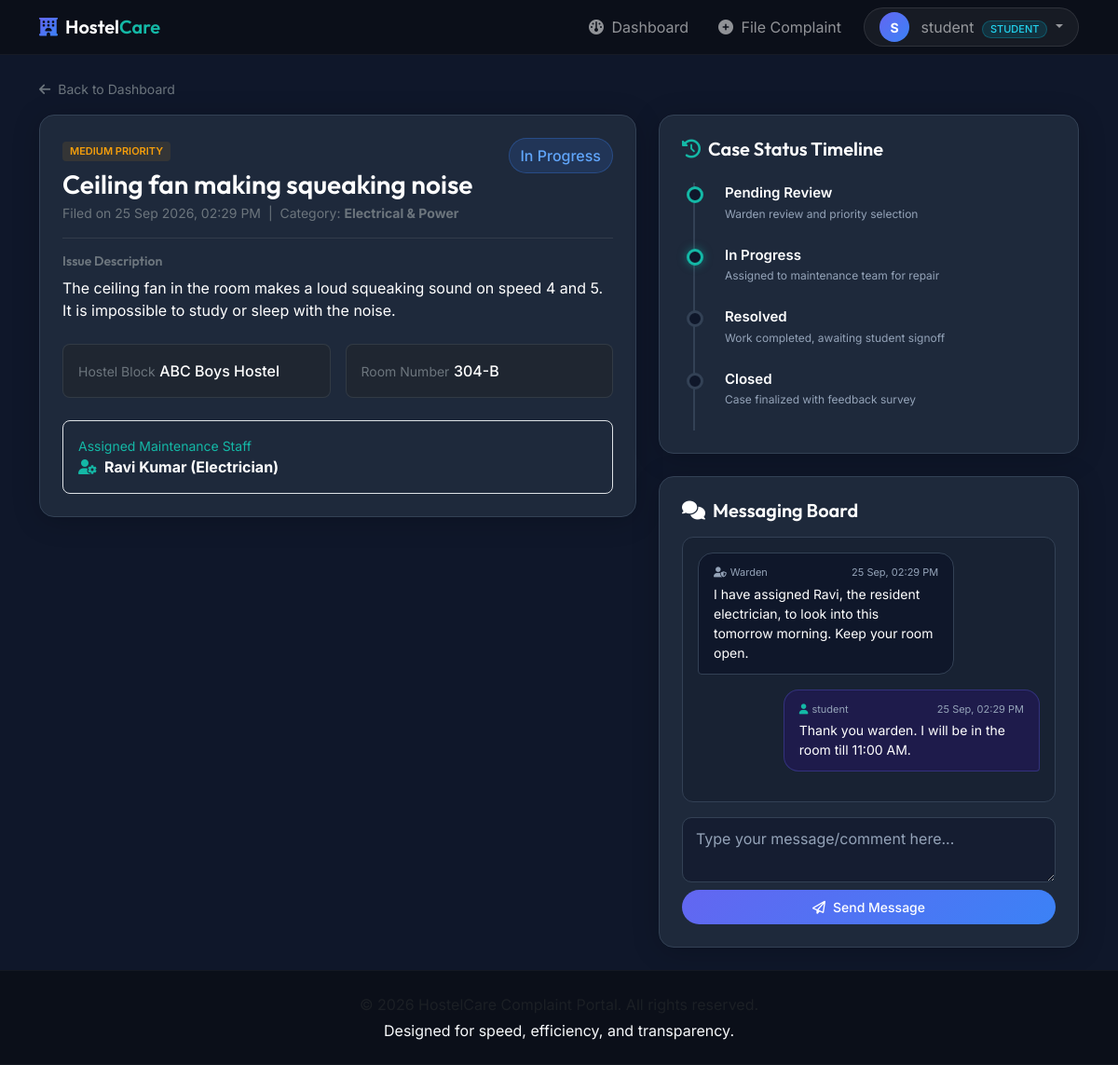
The app's page /complaint/19/ (signed in) with its own data.
### complaints/models.py (models this page shows, shortened)
class Profile(models.Model):
    user = models.OneToOneField(User, on_delete=models.CASCADE, related_name='profile')
    role = models.CharField(max_length=10, choices=ROLE_CHOICES, default='student')
    hostel = models.ForeignKey(Hostel, on_delete=models.SET_NULL, null=True, blank=True, related_name='students')
    roll_no = models.CharField(max_length=20, blank=True, verbose_name="Roll Number")
    room_no = models.CharField(max_length=10, blank=True, verbose_name="Room Number")
    hostel_block = models.CharField(max_length=30, blank=True, verbose_name="Hostel Block / Name")
    phone = models.CharField(max_length=15, blank=True, verbose_name="Phone Number")
    avatar = models.ImageField(upload_to='avatars/', blank=True, null=True)
    @property
    def is_warden(self):
        return self.role == 'warden' or self.user.is_superuser or self.user.is_staff
    @property
    def display_role(self):
        if self.is_warden:
            return "Warden"
        return "Student"
    @property
    def role_badge_class(self):
        if self.is_warden:
            return "warden"
        return "student"

class Complaint(models.Model):
    student = models.ForeignKey(User, on_delete=models.CASCADE, related_name='complaints')
    hostel = models.ForeignKey(Hostel, on_delete=models.SET_NULL, null=True, blank=True, related_name='complaints')
    title = models.CharField(max_length=100)
    category = models.CharField(max_length=20, choices=CATEGORY_CHOICES, default='others')
    priority = models.CharField(max_length=10, choices=PRIORITY_CHOICES, default='medium')
    description = models.TextField()
    room_no = models.CharField(max_length=10, verbose_name="Room Number")
    hostel_block = models.CharField(max_length=30, verbose_name="Hostel Block")
    attachment = models.ImageField(upload_to='complaints/', blank=True, null=True, verbose_name="Photo Proof")
    status = models.CharField(max_length=20, choices=STATUS_CHOICES, default='pending')
    assigned_staff = models.CharField(max_length=100, blank=True, verbose_name="Assigned Staff / Technician")
    created_at = models.DateTimeField(auto_now_add=True)
    updated_at = models.DateTimeField(auto_now=True)
    rating = models.IntegerField(blank=True, null=True, choices=[(i, str(i)) for i in range(1, 6)], verbose_name="Resolution Rating")
    feedback = models.TextField(blank=True, verbose_name="Feedback Details")
    class Meta:
        ordering = ['-created_at']

class Comment(models.Model):
    complaint = models.ForeignKey(Complaint, on_delete=models.CASCADE, related_name='comments')
    author = models.ForeignKey(User, on_delete=models.CASCADE)
    message = models.TextField()
    created_at = models.DateTimeField(auto_now_add=True)
    is_internal = models.BooleanField(default=False, verbose_name="Internal Warden Note")
    class Meta:
        ordering = ['created_at']

### complaints/views.py (the view, shortened to what this page needs)
# urls.py: path('complaint/<int:pk>/', views.complaint_detail, name='complaint_detail'),
@login_required
def complaint_detail(request, pk):
    complaint = get_object_or_404(Complaint, pk=pk)
    if not is_warden(request.user) and complaint.student != request.user:
        messages.error(request, "You do not have permission to view this complaint.")
        return redirect('dashboard')
    if is_warden(request.user):
        comments = complaint.comments.all()
    else:
        comments = complaint.comments.filter(is_internal=False)
    action_form = None
    comment_form = CommentForm()
    feedback_form = None
    if is_warden(request.user):
        action_form = WardenComplaintActionForm(instance=complaint)
    elif complaint.status == 'resolved':
        feedback_form = FeedbackForm(instance=complaint)
    context = {
        'complaint': complaint,
        'comments': comments,
        'action_form': action_form,
        'comment_form': comment_form,
        'feedback_form': feedback_form,
        'is_warden': is_warden(request.user),
    }
    return render(request, 'complaints/complaint_detail.html', context)

### complaints/templates/complaints/complaint_detail.html (shortened to what this page needs)
{% extends 'complaints/base.html' %}
{% load static %}
{% block content %}
<div class="container">
    <div class="mb-3">
        <a href="{% url 'dashboard' %}" class="text-secondary text-decoration-none small">
            <i class="fa-solid fa-arrow-left me-2"></i>Back to Dashboard
        </a>
    </div>
    <div class="row g-4">
        <div class="col-lg-7">
            <div class="glass-card p-4 mb-4">
                <div class="d-flex justify-content-between align-items-start gap-2 mb-3">
                    <div>
                        <span class="badge-priority {{ complaint.priority }} mb-2 d-inline-block">
                            {{ complaint.get_priority_display }} Priority
                        </span>
                        <h3 class="text-white mb-1">{{ complaint.title }}</h3>
                        <p class="text-secondary small mb-0">
                            Filed on {{ complaint.created_at|date:"d M Y, h:i A" }} &nbsp;|&nbsp; Category: <strong>{{ complaint.get_category_display }}</strong>
                        </p>
                    </div>
                    <span class="badge-status {{ complaint.status }} fs-6">
                        {{ complaint.get_status_display }}
                    </span>
                </div>
                <hr class="border-secondary opacity-25">
                <div class="mb-4">
                    <h6 class="text-secondary small uppercase fw-semibold mb-2">Issue Description</h6>
                    <p class="text-white text-pre-wrap">{{ complaint.description }}</p>
                </div>
                <div class="row g-3 mb-4">
                    <div class="col-sm-6">
                        <div class="p-3 bg-dark bg-opacity-50 border border-secondary border-opacity-25 rounded-3">
                            <span class="text-secondary small block">Hostel Block</span>
                            <span class="text-white fw-medium">{{ complaint.hostel_block }}</span>
                        </div>
                    </div>
                    <div class="col-sm-6">
                        <div class="p-3 bg-dark bg-opacity-50 border border-secondary border-opacity-25 rounded-3">
                            <span class="text-secondary small block">Room Number</span>
                            <span class="text-white fw-medium">{{ complaint.room_no }}</span>
                        </div>
                    </div>
                </div>
                {% if complaint.assigned_staff %}
                <div class="p-3 bg-teal bg-opacity-10 border border-teal border-opacity-25 rounded-3 mt-4">
                    <span class="text-teal small d-block">Assigned Maintenance Staff</span>
                    <strong class="text-white"><i class="fa-solid fa-user-gear me-2 text-teal"></i>{{ complaint.assigned_staff }}</strong>
                </div>
                {% endif %}
            </div>
        </div>
        <div class="col-lg-5">
            <div class="glass-card p-4 mb-4">
                <h5 class="text-white mb-4"><i class="fa-solid fa-clock-rotate-left text-teal me-2"></i>Case Status Timeline</h5>
                <div class="timeline-track">
                    <div class="timeline-item completed {% if complaint.status == 'pending' %}active{% endif %}">
                        <div class="timeline-title text-white">Pending Review</div>
                        <div class="timeline-time">Warden review and priority selection</div>
                    </div>
                    <div class="timeline-item {% if complaint.status == 'in_progress' or complaint.status == 'resolved' or complaint.status == 'closed' %}completed{% endif %} {% if complaint.status == 'in_progress' %}active{% endif %}">
                        <div class="timeline-title text-white">In Progress</div>
                        <div class="timeline-time">Assigned to maintenance team for repair</div>
                    </div>
                    <div class="timeline-item {% if complaint.status == 'resolved' or complaint.status == 'closed' %}completed{% endif %} {% if complaint.status == 'resolved' %}active{% endif %}">
                        <div class="timeline-title text-white">Resolved</div>
                        <div class="timeline-time">Work completed, awaiting student signoff</div>
                    </div>
                    <div class="timeline-item {% if complaint.status == 'closed' %}completed active{% endif %}">
                        <div class="timeline-title text-white">Closed</div>
                        <div class="timeline-time">Case finalized with feedback survey</div>
                    </div>
                </div>
            </div>
            <div class="glass-card p-4">
                <h5 class="text-white mb-3"><i class="fa-solid fa-comments text-indigo me-2"></i>Messaging Board</h5>
                <div class="chat-container mb-3">
                    {% if comments %}
                        {% for comment in comments %}
                            {% if comment.is_internal %}
                                <div class="chat-bubble internal">
                                    <div class="chat-meta">
                                        <span><i class="fa-solid fa-shield-halved me-1 text-warning"></i>{{ comment.author.username }} (Internal Note)</span>
                                        <span>{{ comment.created_at|date:"d M, h:i A" }}</span>
                                    </div>
                                    <div class="chat-content text-warning">{{ comment.message }}</div>
                                </div>
                            {% else %}
                                <div class="chat-bubble {% if comment.author == user %}sent{% else %}received{% endif %}">
                                    <div class="chat-meta">
                                        <span>
                                            {% if comment.author.profile.role == 'warden' %}
                                                <i class="fa-solid fa-user-shield me-1 text-indigo"></i>Warden
                                            {% else %}
                                                <i class="fa-solid fa-user me-1 text-teal"></i>{{ comment.author.username }}
                                            {% endif %}
                                        </span>
                                        <span>{{ comment.created_at|date:"d M, h:i A" }}</span>
                                    </div>
                                    <div class="chat-content text-white">{{ comment.message }}</div>
                                </div>
                            {% endif %}
                        {% endfor %}
                    {% else %}
                        <div class="text-center py-4 text-secondary small">
                            <i class="fa-solid fa-message opacity-25 mb-2 fs-3"></i>
                            <p class="mb-0">No messages yet. Send a note to the {% if is_warden %}student{% else %}warden{% endif %}.</p>
                        </div>
                    {% endif %}
                </div>
                {% if complaint.status != 'closed' or is_warden %}
                <form method="POST">
                    <div class="mb-2">
                        {{ comment_form.message }}
                    </div>
                    <button type="submit" class="btn btn-indigo-gradient btn-sm w-100 rounded-pill py-2">
                        <i class="fa-regular fa-paper-plane me-2"></i>Send Message
                    </button>
                </form>
                {% else %}
                <div class="text-center p-2 border border-secondary border-opacity-10 rounded text-muted-small" style="font-size: 12px;">
                    This complaint is closed. Messaging is locked.
                </div>
                {% endif %}
            </div>
        </div>
    </div>
</div>
{% endblock %}

### complaints/templates/complaints/base.html (shortened to what this page needs)
{% load static %}
<!DOCTYPE html>
<html lang="en">
<head>
    <link href="https://cdn.jsdelivr.net/npm/bootstrap@5.3.2/dist/css/bootstrap.min.css" rel="stylesheet">
    <link rel="stylesheet" href="https://cdnjs.cloudflare.com/ajax/libs/font-awesome/6.4.0/css/all.min.css">
    <link rel="stylesheet" href="{% static 'complaints/styles.css' %}">
</head>
<body>
    <nav class="navbar navbar-expand-lg navbar-dark bg-dark-custom sticky-top">
        <div class="container">
            <a class="navbar-brand brand-font" href="{% url 'landing' %}">
                <i class="fa-solid fa-hotel me-2 text-gradient"></i>Hostel<span class="text-teal">Care</span>
            </a>
            <div class="collapse navbar-collapse" id="navbarNav">
                <ul class="navbar-nav ms-auto align-items-center">
                    {% if user.is_authenticated %}
                        <li class="nav-item">
                            <a class="nav-link px-3" href="{% url 'dashboard' %}">
                                <i class="fa-solid fa-gauge me-1"></i> Dashboard
                            </a>
                        </li>
                        {% if not user.profile.is_warden %}
                        <li class="nav-item">
                            <a class="nav-link px-3" href="{% url 'create_complaint' %}">
                                <i class="fa-solid fa-plus-circle me-1"></i> File Complaint
                            </a>
                        </li>
                        {% endif %}
                        <li class="nav-item dropdown ms-lg-2">
                            <a class="nav-link dropdown-toggle profile-dropdown-toggle px-3 py-1 rounded-pill" href="#" id="navbarDropdown" role="button" data-bs-toggle="dropdown" aria-expanded="false">
                                {% if user.profile.avatar %}
                                    <img src="{{ user.profile.avatar.url }}" alt="Avatar" class="avatar-sm me-2">
                                {% else %}
                                    <div class="avatar-sm-placeholder me-2">{{ user.username|slice:":1"|upper }}</div>
                                {% endif %}
                                {{ user.username }}
                                <span class="badge role-badge ms-1 {{ user.profile.role_badge_class }}">
                                    {{ user.profile.display_role }}
                                </span>
                            </a>
                        </li>
                    {% endif %}
                </ul>
            </div>
        </div>
    </nav>
    <main class="py-4">
        {% block content %}{% endblock %}
    </main>
    <footer class="footer mt-auto py-4 bg-dark-custom border-top border-secondary border-opacity-10">
        <div class="container text-center">
            <p class="mb-1 text-muted">&copy; 2026 HostelCare Complaint Portal. All rights reserved.</p>
            <p class="mb-0 text-muted-small">Designed for speed, efficiency, and transparency.</p>
        </div>
    </footer>
</body>
</html>

### records on screen
Complaint: priority "MEDIUM", title "Ceiling fan making squeaking noise", created_at "25 Sep 2026, 02:29 PM", category "Electrical & Power", status "In Progress", description "The ceiling fan in the room makes a loud squeaking sound on speed 4 and 5. It is impossible to study or sleep with the noise.", hostel_block "ABC Boys Hostel", room_no "304-B", assigned_staff "Ravi Kumar (Electrician)"
Comment: shows "Warden", created_at "25 Sep, 02:29 PM", message "I have assigned Ravi, the resident electrician, to look into this tomorrow morning. Keep your room open."
Comment: author.username "student", created_at "25 Sep, 02:29 PM", message "Thank you warden. I will be in the room till 11:00 AM."

### other values on screen
{{ user.username|slice:":1"|upper }} "S"
{{ user.username }} "student"
{{ user.profile.display_role }} "STUDENT"
